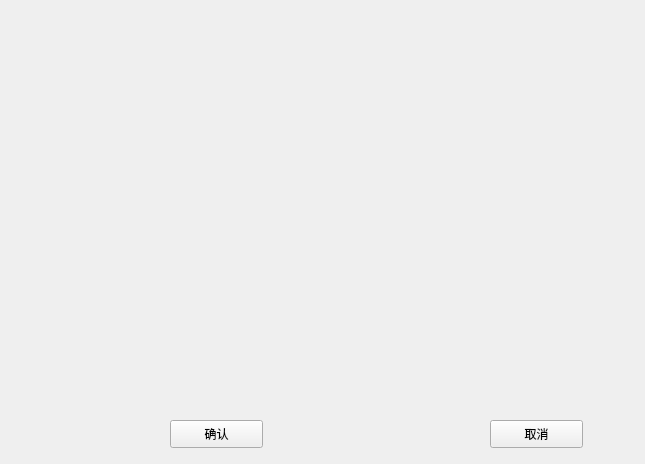
<?xml version="1.0" encoding="UTF-8"?>
<ui version="4.0">
 <class>CropTool</class>
 <widget class="QWidget" name="CropTool">
  <property name="geometry">
   <rect>
    <x>0</x>
    <y>0</y>
    <width>645</width>
    <height>464</height>
   </rect>
  </property>
  <property name="windowTitle">
   <string>Form</string>
  </property>
  <widget class="myLabel" name="label">
   <property name="geometry">
    <rect>
     <x>180</x>
     <y>10</y>
     <width>391</width>
     <height>391</height>
    </rect>
   </property>
   <property name="text">
    <string/>
   </property>
  </widget>
  <widget class="QPushButton" name="confirmBtn">
   <property name="geometry">
    <rect>
     <x>170</x>
     <y>420</y>
     <width>93</width>
     <height>28</height>
    </rect>
   </property>
   <property name="text">
    <string>确认</string>
   </property>
  </widget>
  <widget class="QPushButton" name="cancelBtn">
   <property name="geometry">
    <rect>
     <x>490</x>
     <y>420</y>
     <width>93</width>
     <height>28</height>
    </rect>
   </property>
   <property name="text">
    <string>取消</string>
   </property>
  </widget>
 </widget>
 <customwidgets>
  <customwidget>
   <class>myLabel</class>
   <extends>QLabel</extends>
   <header location="global">mylabel.h</header>
  </customwidget>
 </customwidgets>
 <resources/>
 <connections/>
</ui>
